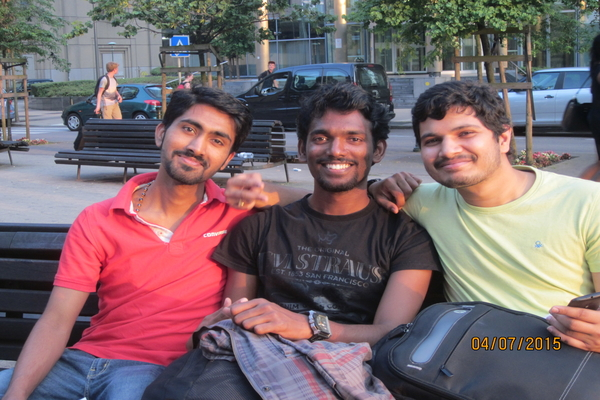
#> input picture image001.jpg, 600 x 400 px, given in place of the camera
$ python Webcam_sketch.py
#> lines starting #> are read from the running program, lines starting #| are printed output that depends on the picture
#> further down, frame is the input picture: shape (400, 600, 3); mean B, G, R 109, 103.8, 122.7
#Author - Deepak
#Date - 26/May/2019
#Descr - Sketch using Webcam in OpenCV.

'''
We use VideoCapture to capture the frames from webcam,
Loop through each frame
Convert to Gray scale
Use Gaussian Blur
Detect the edges using Canny
Apply Binary Threshold Inverse
'''
import cv2
import numpy as np

# This generates sketch of the frames captured by Webcam
def sketch(image):

    if (type(image) is np.ndarray):
        # Convert image to grayscale
        img_gray = cv2.cvtColor(image, cv2.COLOR_BGR2GRAY)
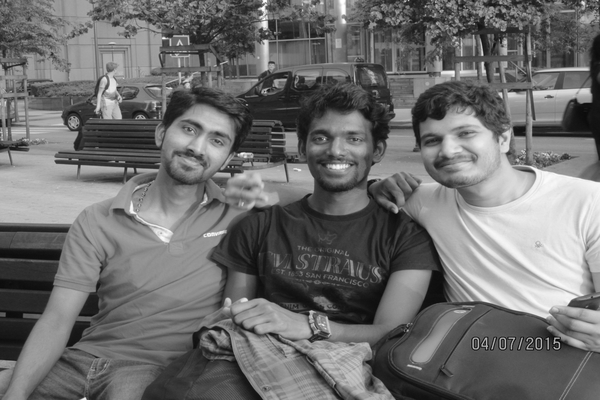
#> img_gray: shape (400, 600); min 4, max 255, mean 110

        # Clean up image using Guassian Blur
        img_gray_blur = cv2.GaussianBlur(img_gray, (5,5), 0)

        # Extract edges
        canny_edges = cv2.Canny(img_gray_blur, 15, 70)
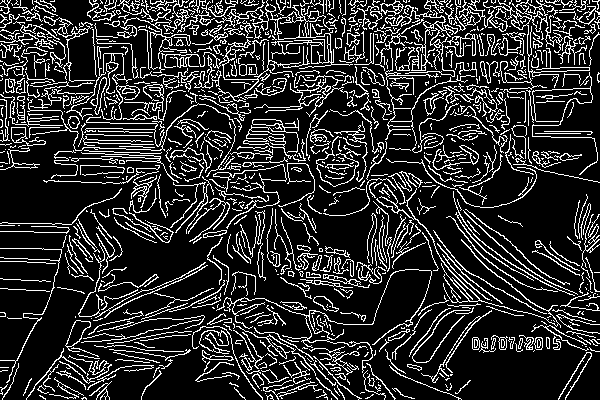
#> canny_edges: shape (400, 600); 17.8% white in thin lines or dots

        # Do an invert binarize the image
        ret, mask = cv2.threshold(canny_edges, 80, 255, cv2.THRESH_BINARY_INV)
#> mask: shape (400, 600); 82.2% white; black in thin lines or dots
        return mask
    else:
        pass


# VideoCapture to read frames from Webcam
cap = cv2.VideoCapture(0)
#i = 0
while True:
    ret, frame = cap.read()
    cv2.imshow('*** Webcam Sketch ***', sketch(frame))
    #cv2.imwrite('opencv'+str(i)+'.png', frame)
    #i = i+1
    if cv2.waitKey(0) == 13:
#> (key q is pressed here)
        break
    elif cv2.waitKey(0) & 0xFF == ord('q'):
#> (key q is pressed here)
        cap.release()
        cv2.destroyAllWindows()


# Release camera and close windows if 'q' is pressed
if cv2.waitKey(0) & 0xFF == ord('q'):
#> (key q is pressed here)
    cap.release()
    cv2.destroyAllWindows()
